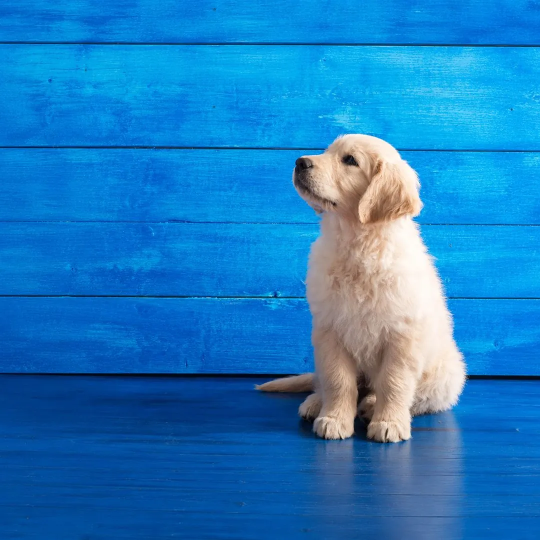
#> input picture assets/offer-welpenkurs.webp, 1080 x 1080 px (shown at 1/2 size)
$ python generate-thumbs.py ../assets/offer-welpenkurs.webp
#> lines starting #> are read from the running program, lines starting #| are printed output that depends on the picture
#!/usr/bin/env python3
# -*- coding: utf-8 -*-
"""Erzeugt die kleinen Vorschaubilder der Alltagstipps als WebP.

Die Kartenraster auf der Hub-Seite und die "Weiterlesen"-Karten der
Detailseiten rendern bei rund 400 px Breite. Den vollen Hero dafuer zu laden
waere Verschwendung, also entsteht hier je Thema ein 800 px breites Bild
(= 2x fuer scharfe Displays).

Loest generate-thumbs.ps1 ab. Grund: System.Drawing, das die PowerShell-
Fassung benutzte, kann kein WebP schreiben - und seit dem 08.09.2026 sind
alle im Browser gerenderten Bilder WebP. Pillow kann es.

Idempotent ueber die Zeitstempel: neu gebaut wird nur, was aelter ist als
seine Quelle.

Aufruf:  py tools/generate-thumbs.py [--force]
"""
import os
import sys

sys.stdout.reconfigure(encoding='utf-8')

try:
    from PIL import Image
except ImportError:
    print('FEHLER: Pillow fehlt.  py -m pip install pillow')
    sys.exit(1)

WURZEL = os.path.dirname(os.path.dirname(os.path.abspath(__file__)))
ASSETS = os.path.join(WURZEL, 'assets')
MAX_BREITE = 800
QUALITAET = 80
FORCE = '--force' in sys.argv

# Abweichende Qualitaet je Thema, mit Grund.
#
# silvester: ein Feuerwerk, also tausende feine helle Striche auf Schwarz.
# Bei q80 spart WebP gegenueber dem JPEG nur 5 % - zu wenig, um den Tausch zu
# rechtfertigen, weshalb dieses eine Vorschaubild bis zum 20.09.2026 als JPEG
# liegen blieb. Bei q72 sind es 20 %, und im 100-%-Ausschnitt halten die
# Striche, ohne Ringing auf dem Schwarz. Dasselbe Motiv, dieselbe Zahl: der
# Hero daneben steht aus genau diesem Grund seit dem 09.09.2026 auf q72.
QUALITAET_AUSNAHME = {'silvester': 72}

# Thema -> Quellbild, aus dem das Vorschaubild abgeleitet wird.
#
# Die Quellen sind die WebP-Dateien. Bis zum 20.09.2026 waren es die JPEGs,
# mit der Begruendung, aus dem groesseren Original skaliere es sauberer als
# aus einem bereits komprimierten Zwischenschritt. Seit die JPEGs nur noch
# als og:image gebraucht und dafuer auf 1200 px gestutzt werden, zeigt genau
# diese Begruendung auf die WebP-Datei: sie traegt jetzt die volle Aufloesung,
# das JPEG ist die kleinere Ableitung. Nachgemessen ueber alle acht
# Vorschaubilder: gleiche Masse, 0 bis 9 KB kleiner.
#
# Die Masse haengen an der Quelle: 800 px Breite, Hoehe gerundet. Ein
# Zwischenschritt ueber eine gestutzte Quelle verschiebt sie um bis zu 1 px
# gegen die width/height im HTML - noch ein Grund, hier an der vollen
# Aufloesung zu bleiben.
THUMBS = [
    ('welpenzeit',         'offer-welpenkurs.webp'),
    ('silvester',          'hero-silvester.webp'),
    ('urlaub',             'hero-urlaub.webp'),
    ('winter',             'hero-winter.webp'),
    ('alleinbleiben',      'hero-alleinbleiben.webp'),
    ('tierphysiotherapie', 'hero-tierphysiotherapie.webp'),
    ('ernaehrung',         'hero-ernaehrung.webp'),
    ('hund-entlaufen',     'hero-hund-entlaufen.webp'),
]

gebaut = uebersprungen = fehlend = 0

for slug, quelle in THUMBS:
    src = os.path.join(ASSETS, quelle)
    dst = os.path.join(ASSETS, 'thumb-%s.webp' % slug)

    if not os.path.exists(src):
        print('  fehlt (Quelle): %s' % quelle)
        fehlend += 1
        continue

    if not FORCE and os.path.exists(dst) and os.path.getmtime(dst) >= os.path.getmtime(src):
        uebersprungen += 1
        continue

    im = Image.open(src)
#> im is the input picture: PIL image 1080x1080 RGB; mean R, G, B 31.5, 124, 191
    breite, hoehe = im.size
#> breite = 1080; hoehe = 1080
    if breite > MAX_BREITE:
        neu_h = round(hoehe * MAX_BREITE / breite)
#> neu_h = 800
        im = im.resize((MAX_BREITE, neu_h), Image.LANCZOS)
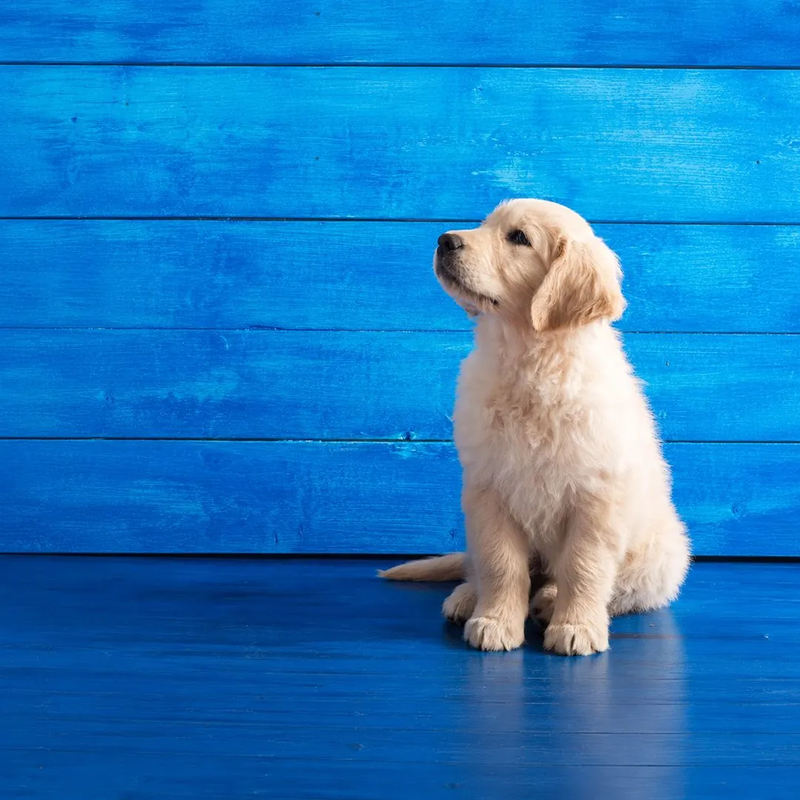
#> im: PIL image 800x800 RGB; mean R, G, B 31.5, 124, 191
    else:
        neu_h = hoehe

    # Erst in eine Tempdatei, dann umbenennen: ein Abbruch mittendrin laesst
    # sonst ein halbes Bild im Ordner liegen.
    tmp = dst + '.tmp'
    im.convert('RGB').save(tmp, 'WEBP',
                           quality=QUALITAET_AUSNAHME.get(slug, QUALITAET), method=6)
    os.replace(tmp, dst)

    gebaut += 1
    print('  OK   thumb-%s.webp: %d KB (%dx%d) aus %s (%d KB)'
          % (slug, os.path.getsize(dst) / 1024, im.width, neu_h,
             quelle, os.path.getsize(src) / 1024))
#|   OK   thumb-welpenzeit.webp: 48 KB (800x800) aus offer-welpenkurs.webp (101 KB)
#> pass 2 of the loop `for slug, quelle in THUMBS:`:
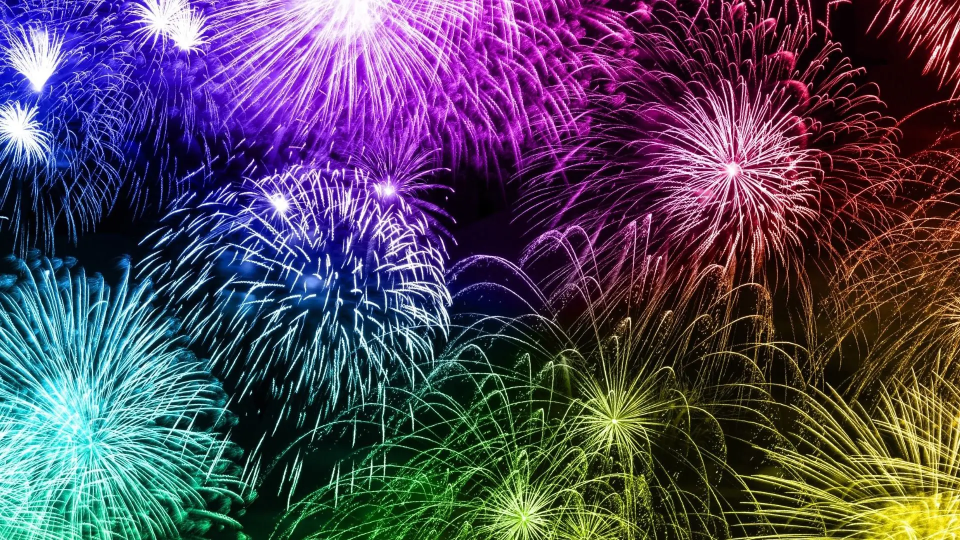
#> input picture assets/hero-silvester.webp, 1920 x 1080 px (shown at 1/2 size)
#> im is the input picture: PIL image 1920x1080 RGB; mean R, G, B 80.2, 70, 90.8
#> `im = im.resize((MAX_BREITE, neu_h), Image.LANCZOS)`:
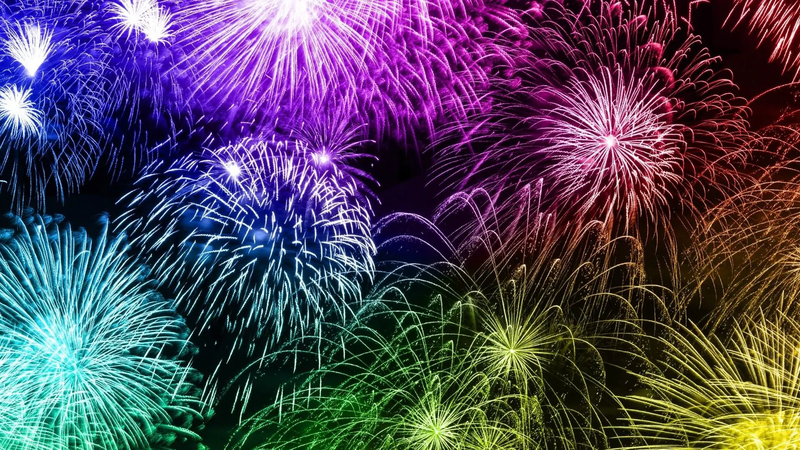
#> im: PIL image 800x450 RGB; mean R, G, B 80.3, 70.2, 91
#|   OK   thumb-silvester.webp: 118 KB (800x450) aus hero-silvester.webp (506 KB)
#> pass 3 of the loop `for slug, quelle in THUMBS:`:
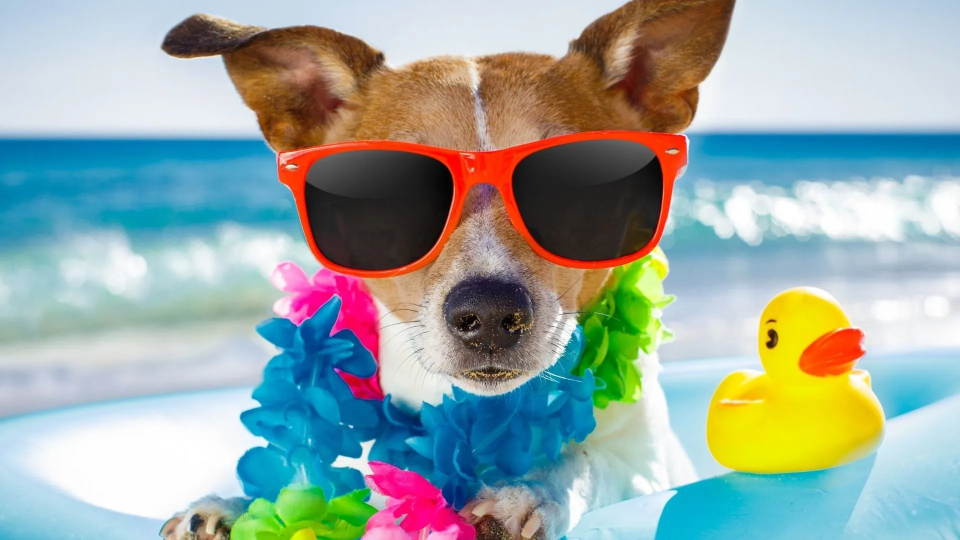
#> input picture assets/hero-urlaub.webp, 1920 x 1080 px (shown at 1/2 size)
#> im is the input picture: PIL image 1920x1080 RGB; mean R, G, B 151.8, 167.5, 162.1
#> `im = im.resize((MAX_BREITE, neu_h), Image.LANCZOS)`:
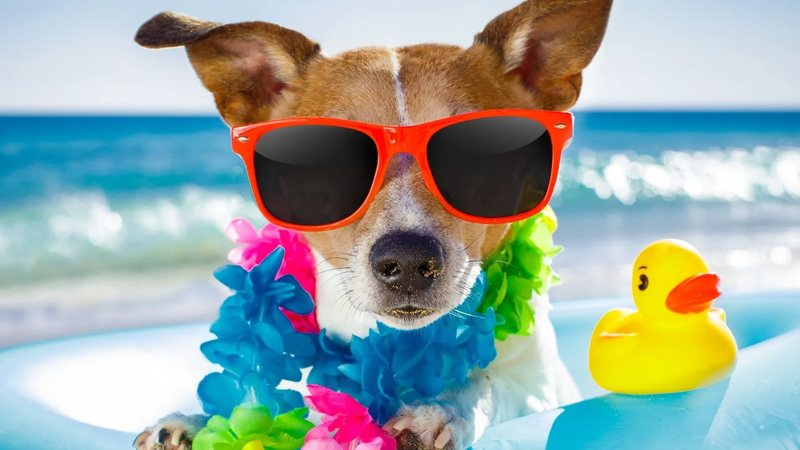
#> im: PIL image 800x450 RGB; mean R, G, B 151.8, 167.5, 162.1
#|   OK   thumb-urlaub.webp: 32 KB (800x450) aus hero-urlaub.webp (112 KB)
#> the loop made 8 passes; the first 3 are shown

if gebaut == 0 and fehlend == 0:
    print('  alle %d Vorschaubilder aktuell' % uebersprungen)
else:
    print('  %d gebaut, %d aktuell, %d ohne Quelle' % (gebaut, uebersprungen, fehlend))

#> (the run stopped early here; a loop or call above may not have finished)
